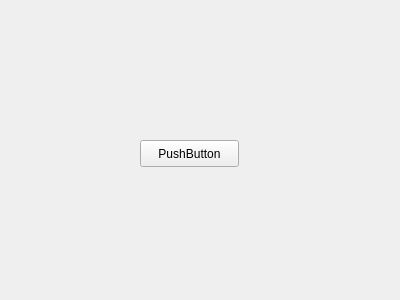
<?xml version="1.0" encoding="UTF-8"?>
<ui version="4.0">
 <class>MyPluginWidget</class>
 <widget class="QWidget" name="MyPluginWidget">
  <property name="geometry">
   <rect>
    <x>0</x>
    <y>0</y>
    <width>400</width>
    <height>300</height>
   </rect>
  </property>
  <property name="windowTitle">
   <string>Form</string>
  </property>
  <widget class="QPushButton" name="pushButton">
   <property name="geometry">
    <rect>
     <x>140</x>
     <y>140</y>
     <width>99</width>
     <height>27</height>
    </rect>
   </property>
   <property name="text">
    <string>PushButton</string>
   </property>
  </widget>
 </widget>
 <customwidgets>
  <customwidget>
   <class>rqt_mypkg::MyPlugin</class>
   <extends>QFrame</extends>
   <header>rqt_mypkg/my_plugin.h</header>
   <container>1</container>
  </customwidget>
 </customwidgets>
 <resources/>
 <connections/>
</ui>
